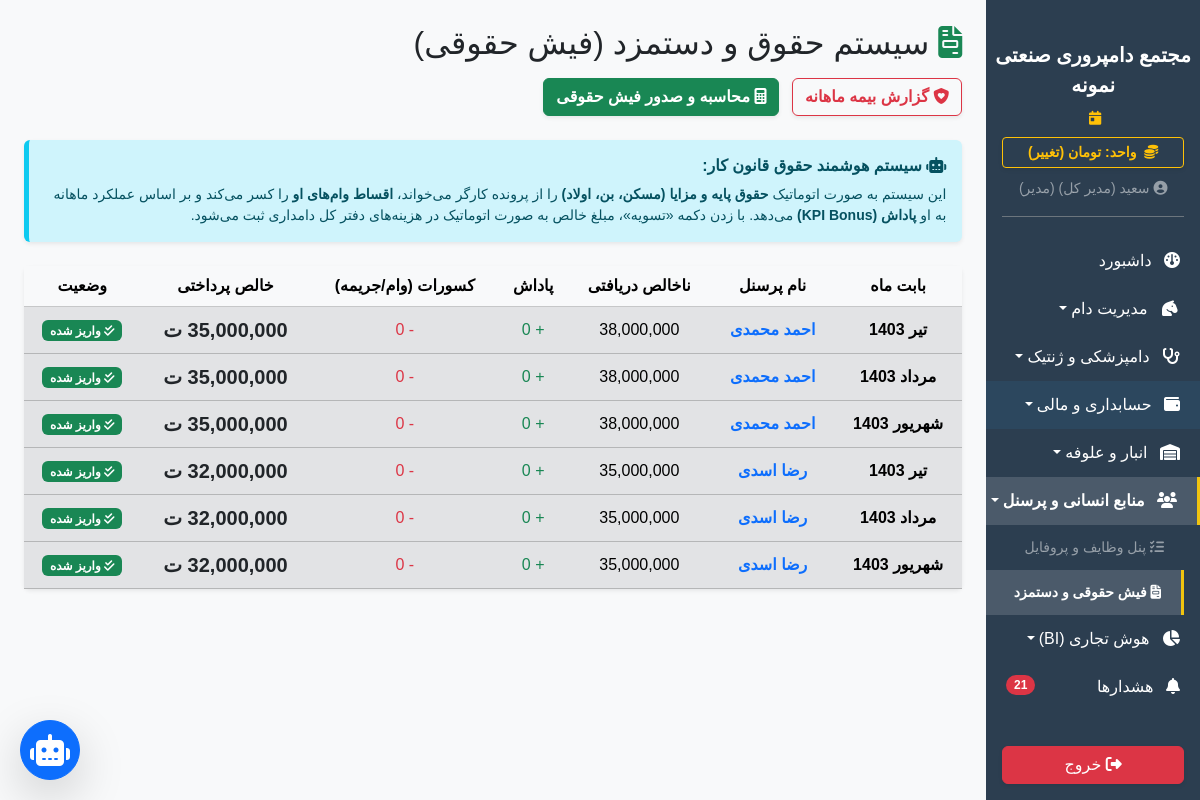
The app's page /hr/payslips (signed in), older data.
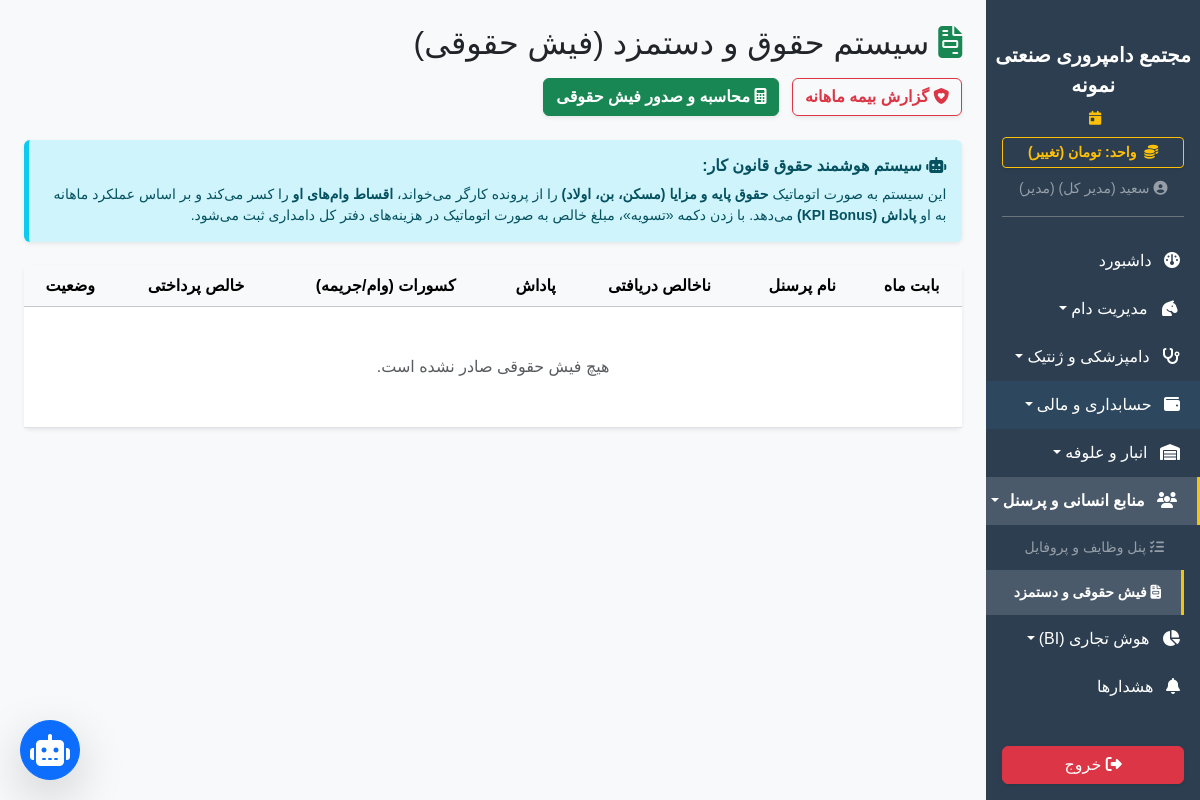
The same page, newer data.
### app/models.py (models this page shows)
class SystemSetting(db.Model):
    id = db.Column(db.Integer, primary_key=True)
    key = db.Column(db.String(50), unique=True, nullable=False)
    value = db.Column(db.String(255), nullable=False)
    description = db.Column(db.String(255), nullable=True)

class Payslip(db.Model):
    id = db.Column(db.Integer, primary_key=True)
    worker_id = db.Column(db.Integer, db.ForeignKey('worker.id'), nullable=False)
    month_name = db.Column(db.String(50), nullable=False)
    issue_date = db.Column(db.Date, default=datetime.utcnow)
    base_salary = db.Column(Numeric(18, 2), default=0.0)
    housing_allowance = db.Column(Numeric(18, 2), default=0.0)
    food_allowance = db.Column(Numeric(18, 2), default=0.0)
    family_allowance = db.Column(Numeric(18, 2), default=0.0)
    overtime_pay = db.Column(Numeric(18, 2), default=0.0) # مبلغ اضافه کاری
    night_shift_pay = db.Column(Numeric(18, 2), default=0.0) # مبلغ شیفت شب
    transportation_pay = db.Column(Numeric(18, 2), default=0.0) # ایاب ذهاب
    kpi_bonus = db.Column(Numeric(18, 2), default=0.0) # پاداش
    eydi_sanavat = db.Column(Numeric(18, 2), default=0.0) # عیدی و سنوات
    loan_deduction = db.Column(Numeric(18, 2), default=0.0)
    fines = db.Column(Numeric(18, 2), default=0.0)
    gross_pay = db.Column(Numeric(18, 2), default=0.0) # ناخالص دریافتی
    net_pay = db.Column(Numeric(18, 2), default=0.0) # خالص پرداختی
    is_paid = db.Column(db.Boolean, default=False)
    worker = db.relationship('Worker', backref='payslips')

class Worker(db.Model):
    id = db.Column(db.Integer, primary_key=True)
    worker_code = db.Column(db.String(50), unique=True, nullable=False)
    name = db.Column(db.String(100), nullable=False)
    national_id = db.Column(db.String(20), nullable=True)
    phone = db.Column(db.String(20), nullable=True)
    role = db.Column(db.String(50), default='کارگر ساده')
    start_date = db.Column(db.Date, default=datetime.utcnow)
    education = db.Column(db.String(100), nullable=True) # مدرک تحصیلی
    address = db.Column(db.String(255), nullable=True) # آدرس
    bank_account = db.Column(db.String(50), nullable=True) # شماره کارت/شبا
    salary = db.Column(Numeric(18, 2), default=0.0) # پایه حقوق
    housing_allowance = db.Column(Numeric(18, 2), default=0.0) # حق مسکن
    food_allowance = db.Column(Numeric(18, 2), default=0.0) # حق بن و خواربار
    family_allowance = db.Column(Numeric(18, 2), default=0.0) # حق عائله‌مندی (اولاد)
    insurance_status = db.Column(db.String(50), default='بدون بیمه')
    status = db.Column(db.String(50), default='فعال')
    assigned_pen_id = db.Column(db.Integer, db.ForeignKey('pen.id'), nullable=True)
    tasks = db.relationship('Task', backref='worker', lazy=True, cascade="all, delete-orphan")
    events = db.relationship('WorkerEvent', backref='worker', lazy=True, cascade="all, delete-orphan")
    loans = db.relationship('WorkerLoan', backref='worker', lazy=True, cascade="all, delete-orphan")
    petty_cash_records = db.relationship('PettyCash', backref='worker', lazy=True, cascade="all, delete-orphan")
    documents = db.relationship('WorkerDocument', backref='worker', lazy=True, cascade="all, delete-orphan") # گالری مدارک پرسنلی

### app/blueprints/hr.py (the view)
@hr_bp.route('/payslips')
@login_required
def payslips():
    from app.models import Worker, Payslip
    if current_user.role != 'مدیر': return redirect(url_for('hr.index'))
    workers = Worker.query.filter_by(status='فعال').all()
    all_payslips = Payslip.query.order_by(Payslip.issue_date.desc()).all()
    today_str = datetime.now(UTC).strftime('%Y-%m-%d')
    return render_template('hr/payslips.html', workers=workers, payslips=all_payslips, today_str=today_str)

### app/__init__.py (called while the page is built)
def get_system_setting(key, default):
    from app.models import SystemSetting
    s = SystemSetting.query.filter_by(key=key).first()
    return s.value if s else default

### app/blueprints/dashboard.py (called while the page is built)
@dashboard_bp.app_context_processor
def inject_settings():
    try:
        all_settings = {s.key: s.value for s in SystemSetting.query.all()}
    except:
        all_settings = {}
    return dict(system_settings=all_settings)

### app/templates/hr/payslips.html (shortened to what this page needs)
{% extends 'base.html' %}
{% block content %}
<div class="d-flex justify-content-between align-items-center mb-4 flex-wrap gap-2">
    <h2><i class="fa-solid fa-file-invoice text-success"></i> سیستم حقوق و دستمزد (فیش حقوقی)</h2>
    <div>
        <a href="{{ url_for('hr.insurance_report') }}" class="btn btn-outline-danger fw-bold shadow-sm me-2"><i class="fa-solid fa-shield-heart"></i> گزارش بیمه ماهانه</a>
        <button class="btn btn-success fw-bold shadow-sm" data-bs-toggle="modal" data-bs-target="#addPayslipModal"><i class="fa-solid fa-calculator"></i> محاسبه و صدور فیش حقوقی</button>
    </div>
</div>
<div class="alert alert-info border-0 shadow-sm mb-4 border-end border-info border-5">
    <h6 class="fw-bold"><i class="fa-solid fa-robot"></i> سیستم هوشمند حقوق قانون کار:</h6>
    <p class="mb-0 small">این سیستم به صورت اتوماتیک <b>حقوق پایه و مزایا (مسکن، بن، اولاد)</b> را از پرونده کارگر می‌خواند، <b>اقساط وام‌های او</b> را کسر می‌کند و بر اساس عملکرد ماهانه به او <b>پاداش (KPI Bonus)</b> می‌دهد. با زدن دکمه «تسویه»، مبلغ خالص به صورت اتوماتیک در هزینه‌های دفتر کل دامداری ثبت می‌شود.</p>
</div>
<div class="card border-0 shadow-sm">
    <div class="card-body p-0">
        <div class="table-responsive">
            <table class="table table-hover align-middle text-center mb-0">
                <thead class="table-light"><tr><th>بابت ماه</th><th>نام پرسنل</th><th>ناخالص دریافتی</th><th>پاداش</th><th>کسورات (وام/جریمه)</th><th>خالص پرداختی</th><th>وضعیت</th></tr></thead>
                <tbody>
                    {% for p in payslips %}
                    <tr class="{% if p.is_paid %}table-secondary text-muted{% endif %}">
                        <td class="fw-bold">{{ p.month_name }}</td>
                        <td class="fw-bold text-primary">{{ p.worker.name }}</td>
                        <td>{{ "{:,.0f}".format(p.gross_pay) }}</td>
                        <td class="text-success">+ {{ "{:,.0f}".format(p.kpi_bonus) }}</td>
                        <td class="text-danger">- {{ "{:,.0f}".format(p.loan_deduction + p.fines) }}</td>
                        <td class="fw-bold fs-5 text-dark">{{ "{:,.0f}".format(p.net_pay) }} ت</td>
                        <td>
                            {% if p.is_paid %}
                            <span class="badge bg-success"><i class="fa-solid fa-check-double"></i> واریز شده</span>
                            {% else %}
                            <a href="{{ url_for('hr.pay_payslip', id=p.id) }}" class="btn btn-sm btn-success fw-bold" onclick="return confirm('آیا حقوق پرداخت شد؟ (مبلغ مستقیماً در دفتر کل به عنوان هزینه ثبت خواهد شد)')">تایید تسویه و ثبت سند</a>
                            {% endif %}
                        </td>
                    </tr>
                    {% else %}
                    <tr><td colspan="7" class="text-center py-5 text-muted">هیچ فیش حقوقی صادر نشده است.</td></tr>
                    {% endfor %}
                </tbody>
            </table>
        </div>
    </div>
</div>
{% endblock %}

### app/templates/base.html (shortened to what the changed rows need)
<!DOCTYPE html>
<html lang="fa" dir="rtl">
<head>
    <link href="https://cdn.jsdelivr.net/gh/rastikerdar/vazirmatn@v33.003/Vazirmatn-font-face.css" rel="stylesheet">
    <link rel="stylesheet" href="https://unpkg.com/persian-datepicker@1.2.0/dist/css/persian-datepicker.min.css">
    <link rel="stylesheet" href="https://cdn.jsdelivr.net/npm/bootstrap@5.3.2/dist/css/bootstrap.rtl.min.css">
    <link rel="stylesheet" href="https://cdnjs.cloudflare.com/ajax/libs/font-awesome/6.4.2/css/all.min.css">
    <link rel="stylesheet" href="{{ url_for('static', filename='css/style.css') }}">
</head>
<body>
    <div class="d-flex" id="wrapper">
        <div class="sidebar-bg d-flex flex-column" id="sidebar-wrapper">
            <div class="px-3 mb-2">
                <a href="{{ url_for('dashboard.toggle_currency') }}" class="btn btn-sm btn-outline-warning w-100 fw-bold shadow-sm">
                    <i class="fa-solid fa-coins me-1"></i> واحد: {{ get_system_currency_from_settings() }} (تغییر)
                </a>
            </div>
            <div class="list-group list-group-flush my-1" id="sidebar-accordion" style="overflow-y: auto;">
                {% if current_user.is_authenticated %}
                    {% if current_user.role != 'کارگر' %}
                    <a href="{{ url_for('dashboard.warnings') }}" class="list-group-item list-group-item-action bg-transparent text-white">
                    <i class="fa-solid fa-bell me-2"></i> هشدارها
                    {% if global_warnings_count and global_warnings_count > 0 %}<span class="badge bg-danger rounded-pill float-end">{{ global_warnings_count }}</span>{% endif %}
                    </a>
                    {% endif %}
                    {% endif %}
            </div>
        </div>
        <div id="page-content-wrapper" class="w-100 bg-light" style="overflow-x: hidden;">
            <div class="container-fluid p-4">{% block content %}{% endblock %}</div>
        </div>
    </div>
</body>
</html>

Row changes from the older to the newer data that the page shows:
removed Payslip: month_name "تیر 1403", worker.name "احمد محمدی", gross_pay "38,000,000", kpi_bonus "0", p.loan_deduction+p.fines "0", is_paid True (drawn)
removed Payslip: month_name "مرداد 1403", worker.name "احمد محمدی", gross_pay "38,000,000", kpi_bonus "0", p.loan_deduction+p.fines "0", is_paid True (drawn)
removed Payslip: month_name "شهریور 1403", worker.name "احمد محمدی", gross_pay "38,000,000", kpi_bonus "0", p.loan_deduction+p.fines "0", is_paid True (drawn)
removed Payslip: month_name "تیر 1403", worker.name "رضا اسدی", gross_pay "35,000,000", kpi_bonus "0", p.loan_deduction+p.fines "0", is_paid True (drawn)
removed Payslip: month_name "مرداد 1403", worker.name "رضا اسدی", gross_pay "35,000,000", kpi_bonus "0", p.loan_deduction+p.fines "0", is_paid True (drawn)
removed Payslip: month_name "شهریور 1403", worker.name "رضا اسدی", gross_pay "35,000,000", kpi_bonus "0", p.loan_deduction+p.fines "0", is_paid True (drawn)
Text that changed along with them:
{{ global_warnings_count }}: "21" → (not shown)
text now shown: "هیچ فیش حقوقی صادر نشده است."
